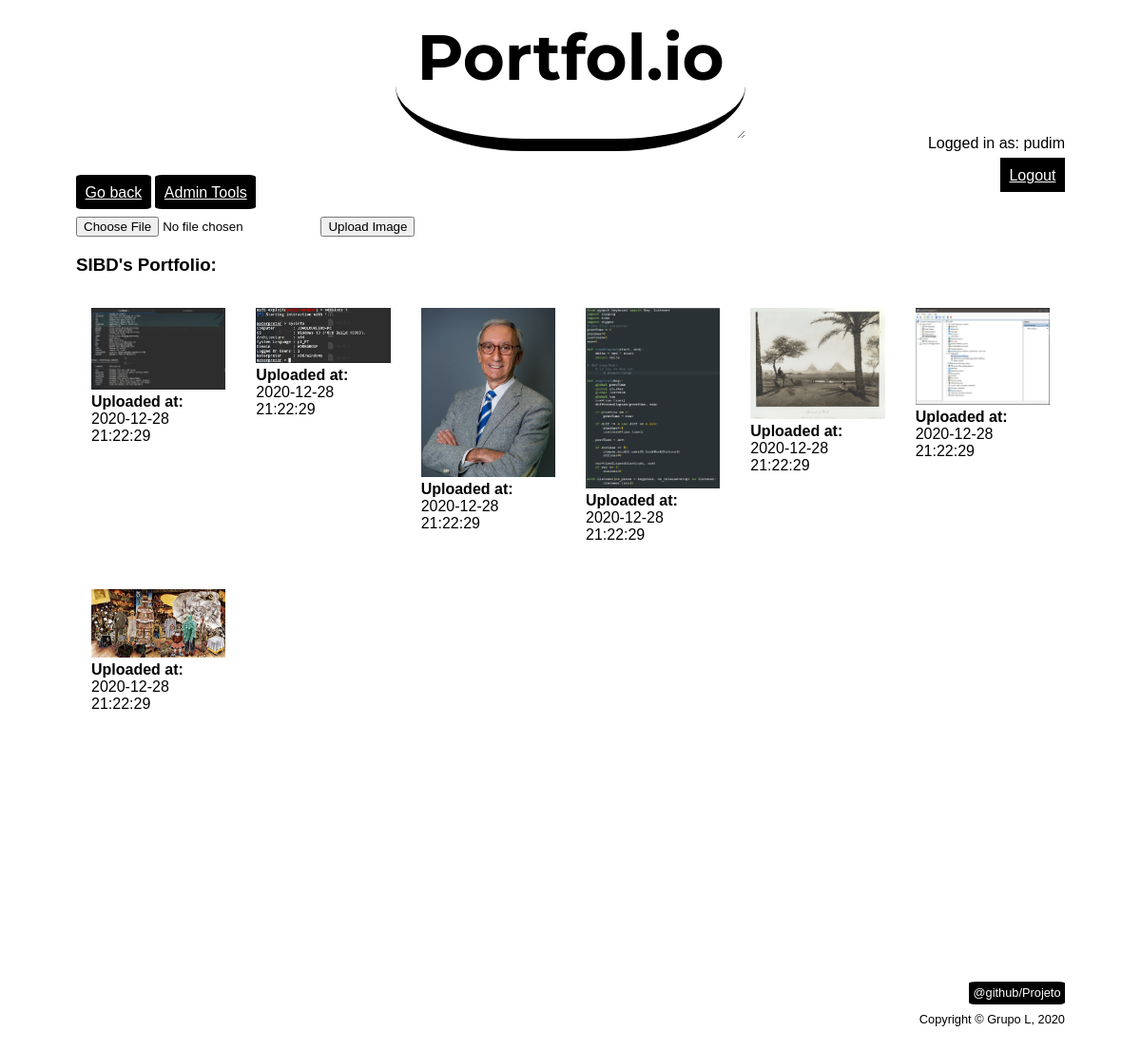
/pages/list_gallery.php?subject=1 (signed in), run on an earlier commit of the app's database.
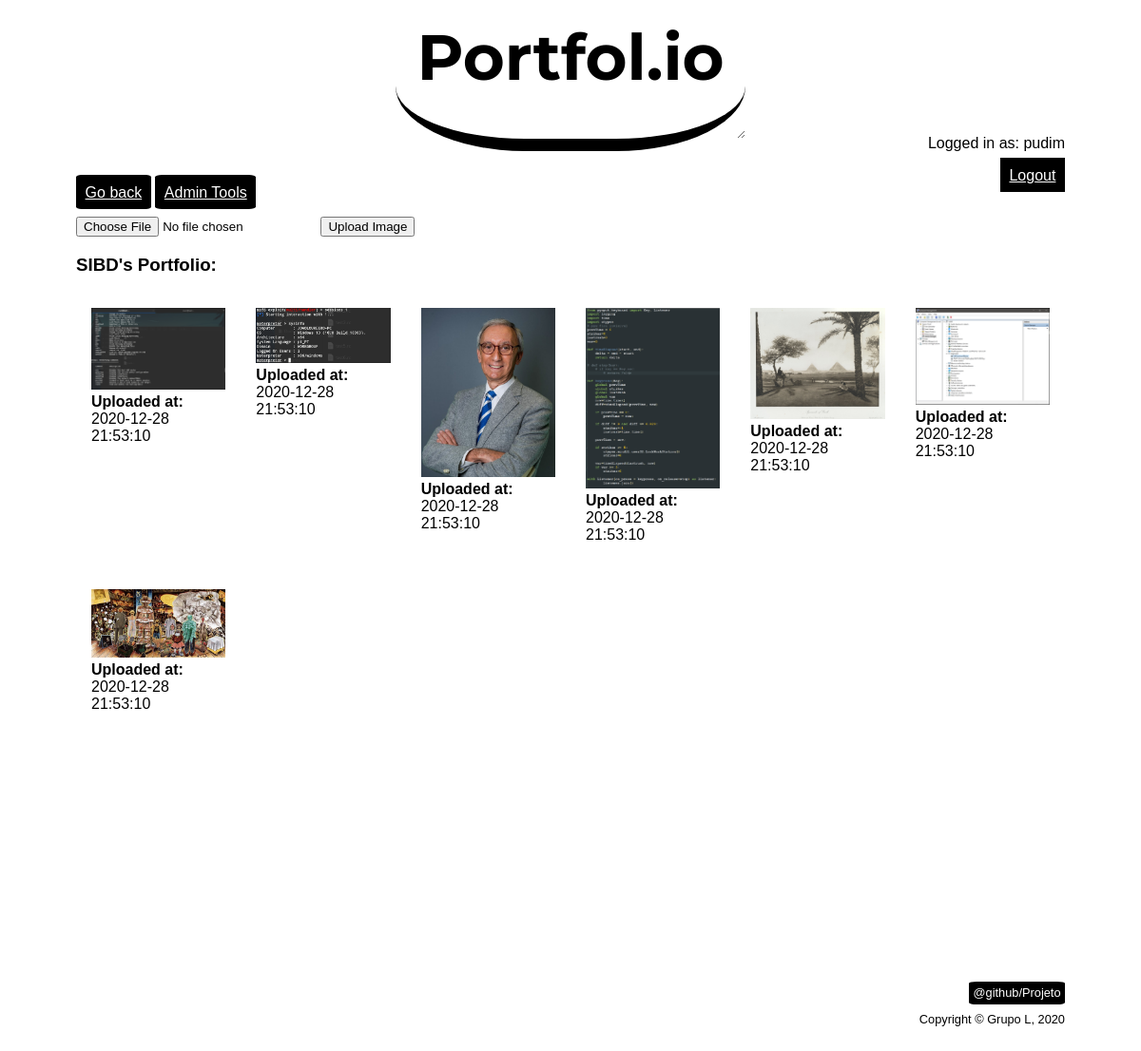
And on a later commit of the database.
### tables this page shows
CREATE TABLE photo (
        id integer primary key autoincrement,
        name text not null,
        subject_id integer references subject(id) not null,
        student_id integer references student(id) not null,
        created_at timestamp DEFAULT CURRENT_TIMESTAMP not null
    );

CREATE TABLE subject (
    	id integer primary key autoincrement,
    	name text not null,
    	folder_path text,
        admin_id integer references student(id) not null,
        admin_sub1 integer references student(id),
        admin_sub2 integer references student(id),
        admin_sub3 integer references student(id),
        CONSTRAINT user_unique_error UNIQUE (name)
        CONSTRAINT user_unique_error UNIQUE (folder_path)
    );

### database/subjects.php (called while the page is built, shortened)
<?php
    function getSubjectNameFromID($admin_id){
        global $db;
        $stmt= $db->prepare('SELECT name from subject where id = ?');
        $stmt->execute(array($admin_id));
        return ($stmt->fetchColumn());
    }
?>

### database/photos.php (called while the page is built, shortened)
<?php
    function getSubjectPhotos($subject_id) {
        global $db;
        $stmt= $db->prepare('SELECT * from photo where subject_id = ?');
        $stmt->execute(array($subject_id));
        return ($stmt->fetchAll());
    }
?>

### pages/list_gallery.php (the view, shortened to what this page needs)
<?php
    include_once('../template/template.php');
    include_once('../database/connect.php');
    include_once('../database/subjects.php');
    include_once('../database/photos.php');
    $subject_id=$_GET['subject'];
    $subject_name=getSubjectNameFromID($subject_id);
    $result=getSubjectPhotos($subject_id);
?>
<!DOCTYPE html>
<html lang="en">
<head>
    <link href="../css/MainpageStyle.css" rel="stylesheet">
    <link href="../css/GalleryStyle.css" rel="stylesheet">
</head>
<body>
    <header>
        <h1><a href="../pages/user_mainpage.php"> Portfol.io</a></h1>
    </header>
    <div id="username">
        <p>Logged in as: <?= $_SESSION['username'] ?></p>
        <a href="../actions/ActionLogout.php">Logout</a>
    </div>
    <nav id="operations">
        <a href="user_mainpage.php" id="Back">Go back</a>
        <a href="../pages/admin.php?subject=<?php echo $subject_id ?>" id="Admin">Admin Tools</a>
    </nav>
    <form action="../actions/ActionUpload.php" method="post" enctype="multipart/form-data">
        <input type="file" name="photoToUpload" id = "photoToUpload">
        <input type="submit" value="Upload Image" name="submit">
    </form>
    <nav id="pictures">
        <h3><?php echo $subject_name ?>'s Portfolio:</h3>
        <ul>
            <?php foreach($result as $row) { ?>
                <li>
                    <a href="/pictures/<?php echo $subject_name ?>/<?php echo $row['name'] ?>"><img id="pics" src="../pictures/<?php echo $subject_name ?>/<?php echo $row['name'] ?>"  alt="Picture"></a>
                    <span><b>Uploaded at:</b> <?php echo $row["created_at"]?></span>
                </li>
            <?php } ?>
        </ul>
    </nav>
</body>
</html>

What changed in the data, as far as the page shows it:
changed photo (number 1 of 7 on the later page): created_at "2020-12-28 21:22:29" → "2020-12-28 21:53:10"
changed photo (number 2 of 7 on the later page): created_at "2020-12-28 21:22:29" → "2020-12-28 21:53:10"
changed photo (number 3 of 7 on the later page): created_at "2020-12-28 21:22:29" → "2020-12-28 21:53:10"
changed photo (number 4 of 7 on the later page): created_at "2020-12-28 21:22:29" → "2020-12-28 21:53:10"
changed photo (number 5 of 7 on the later page): created_at "2020-12-28 21:22:29" → "2020-12-28 21:53:10"
changed photo (number 6 of 7 on the later page): created_at "2020-12-28 21:22:29" → "2020-12-28 21:53:10"
changed photo (number 7 of 7 on the later page): created_at "2020-12-28 21:22:29" → "2020-12-28 21:53:10"
